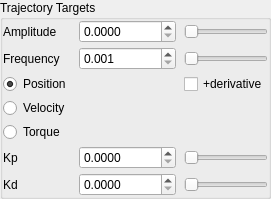
               <widget class="QWidget" name="MitTrajectoryPage">
                <layout class="QVBoxLayout" name="verticalLayout_8">
                 <property name="spacing">
                  <number>8</number>
                 </property>
                 <property name="leftMargin">
                  <number>0</number>
                 </property>
                 <property name="topMargin">
                  <number>0</number>
                 </property>
                 <property name="rightMargin">
                  <number>0</number>
                 </property>
                 <property name="bottomMargin">
                  <number>0</number>
                 </property>
                 <item>
                  <widget class="QGroupBox" name="TrajectoryTargetsGroupBox">
                   <property name="title">
                    <string>Trajectory Targets</string>
                   </property>
                   <layout class="QGridLayout" name="gridLayout_4">
                    <property name="leftMargin">
                     <number>0</number>
                    </property>
                    <property name="topMargin">
                     <number>0</number>
                    </property>
                    <property name="rightMargin">
                     <number>0</number>
                    </property>
                    <property name="bottomMargin">
                     <number>0</number>
                    </property>
                    <property name="horizontalSpacing">
                     <number>8</number>
                    </property>
                    <property name="verticalSpacing">
                     <number>4</number>
                    </property>
                    <item row="0" column="0">
                     <widget class="QLabel" name="MitTrajAmpLbl">
                      <property name="text">
                       <string>Amplitude</string>
                      </property>
                     </widget>
                    </item>
                    <item row="0" column="1">
                     <widget class="QDoubleSpinBox" name="MitTrajAmpDoubleSpinBox">
                      <property name="decimals">
                       <number>4</number>
                      </property>
                      <property name="minimum">
                       <double>0.000000000000000</double>
                      </property>
                      <property name="maximum">
                       <double>100000.000000000000000</double>
                      </property>
                      <property name="singleStep">
                       <double>0.100000000000000</double>
                      </property>
                     </widget>
                    </item>
                    <item row="0" column="2">
                     <widget class="QSlider" name="MitTrajAmpSlider">
                      <property name="orientation">
                       <enum>Qt::Horizontal</enum>
                      </property>
                     </widget>
                    </item>
                    <item row="1" column="0">
                     <widget class="QLabel" name="MitTrajFreqLbl">
                      <property name="text">
                       <string>Frequency</string>
                      </property>
                     </widget>
                    </item>
                    <item row="1" column="1">
                     <widget class="QDoubleSpinBox" name="MitTrajFreqDoubleSpinBox">
                      <property name="decimals">
                       <number>3</number>
                      </property>
                      <property name="minimum">
                       <double>0.001000000000000</double>
                      </property>
                      <property name="maximum">
                       <double>1000.000000000000000</double>
                      </property>
                      <property name="singleStep">
                       <double>0.100000000000000</double>
                      </property>
                     </widget>
                    </item>
                    <item row="1" column="2">
                     <widget class="QSlider" name="MitTrajFreqSlider">
                      <property name="orientation">
                       <enum>Qt::Horizontal</enum>
                      </property>
                     </widget>
                    </item>
                    <item row="5" column="0">
                     <widget class="QLabel" name="MitTrajKpLbl">
                      <property name="text">
                       <string>Kp</string>
                      </property>
                     </widget>
                    </item>
                    <item row="5" column="1">
                     <widget class="QDoubleSpinBox" name="MitTrajKpDoubleSpinBox">
                      <property name="decimals">
                       <number>4</number>
                      </property>
                      <property name="minimum">
                       <double>0.000000000000000</double>
                      </property>
                      <property name="maximum">
                       <double>10000.000000000000000</double>
                      </property>
                      <property name="singleStep">
                       <double>0.100000000000000</double>
                      </property>
                     </widget>
                    </item>
                    <item row="5" column="2">
                     <widget class="QSlider" name="MitTrajKpSlider">
                      <property name="orientation">
                       <enum>Qt::Horizontal</enum>
                      </property>
                     </widget>
                    </item>
                    <item row="6" column="0">
                     <widget class="QLabel" name="MitTrajKdLbl">
                      <property name="text">
                       <string>Kd</string>
                      </property>
                     </widget>
                    </item>
                    <item row="6" column="1">
                     <widget class="QDoubleSpinBox" name="MitTrajKdDoubleSpinBox">
                      <property name="decimals">
                       <number>4</number>
                      </property>
                      <property name="minimum">
                       <double>0.000000000000000</double>
                      </property>
                      <property name="maximum">
                       <double>10000.000000000000000</double>
                      </property>
                      <property name="singleStep">
                       <double>0.100000000000000</double>
                      </property>
                     </widget>
                    </item>
                    <item row="6" column="2">
                     <widget class="QSlider" name="MitTrajKdSlider">
                      <property name="orientation">
                       <enum>Qt::Horizontal</enum>
                      </property>
                     </widget>
                    </item>
                    <item row="4" column="0">
                     <widget class="QRadioButton" name="MitTrajTorqueRadioBtn">
                      <property name="text">
                       <string>Torque</string>
                      </property>
                     </widget>
                    </item>
                    <item row="3" column="0">
                     <widget class="QRadioButton" name="MitTrajVelocityRadioBtn">
                      <property name="text">
                       <string>Velocity</string>
                      </property>
                     </widget>
                    </item>
                    <item row="2" column="0">
                     <widget class="QRadioButton" name="MitTrajPositionRadioBtn">
                      <property name="text">
                       <string>Position</string>
                      </property>
                      <property name="checked">
                       <bool>true</bool>
                      </property>
                     </widget>
                    </item>
                    <item row="2" column="2">
                     <widget class="QCheckBox" name="MitDerivativeCheckBox">
                      <property name="text">
                       <string>+derivative</string>
                      </property>
                     </widget>
                    </item>
                   </layout>
                  </widget>
                 </item>
                </layout>
               </widget>
